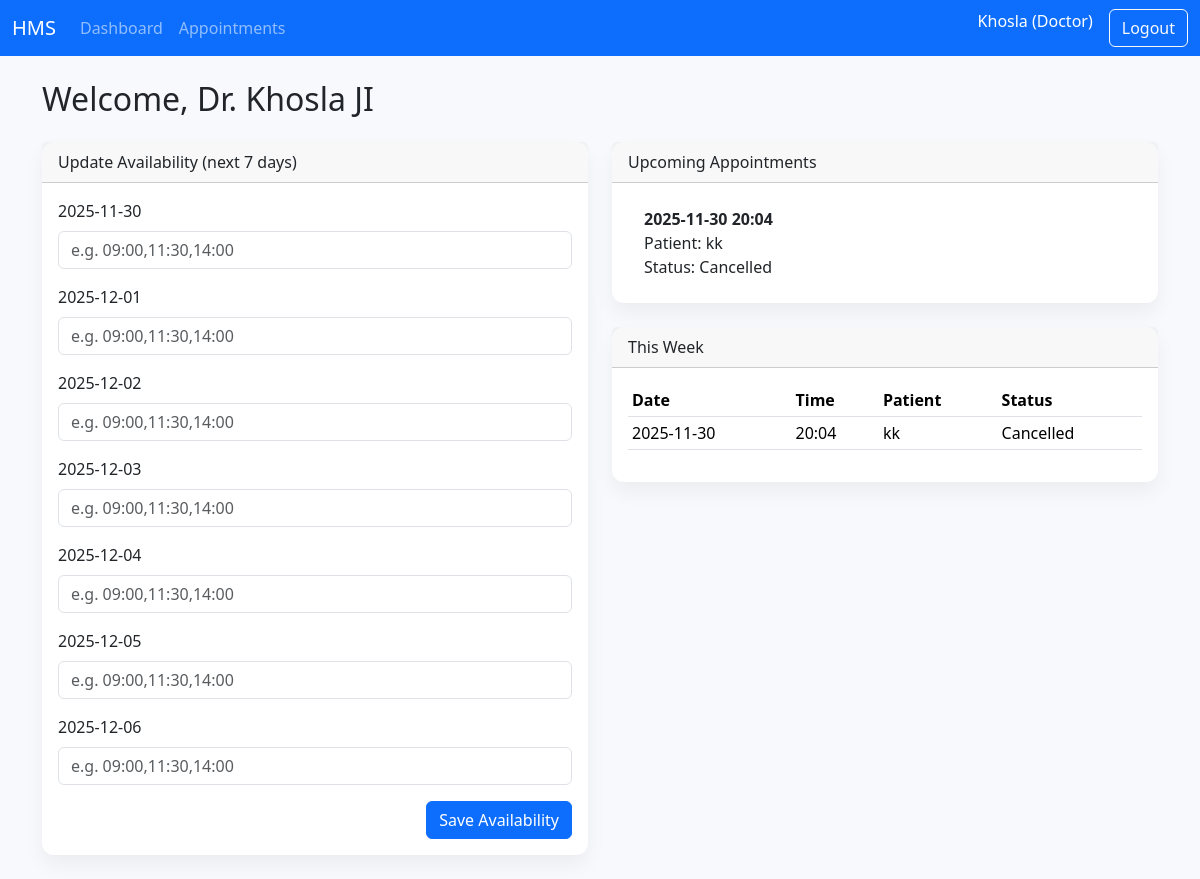
Page /doctor/dashboard (signed in) on the committed database.
### tables this page shows
CREATE TABLE users (
                id INTEGER PRIMARY KEY AUTOINCREMENT,
                username TEXT UNIQUE NOT NULL,
                email TEXT UNIQUE NOT NULL,
                password_hash TEXT NOT NULL,
                role TEXT NOT NULL CHECK (role IN ('admin','doctor','patient'))
            );

CREATE TABLE doctors (
                id INTEGER PRIMARY KEY AUTOINCREMENT,
                user_id INTEGER UNIQUE NOT NULL,
                full_name TEXT NOT NULL,
                department_id INTEGER,
                specialization TEXT NOT NULL,
                availability TEXT DEFAULT '',
                is_blacklisted INTEGER DEFAULT 0,
                FOREIGN KEY (user_id) REFERENCES users(id),
                FOREIGN KEY (department_id) REFERENCES departments(id)
            );

CREATE TABLE appointments (
                id INTEGER PRIMARY KEY AUTOINCREMENT,
                patient_id INTEGER NOT NULL,
                doctor_id INTEGER NOT NULL,
                date TEXT NOT NULL,
                time TEXT NOT NULL,
                status TEXT NOT NULL DEFAULT 'Booked',
                UNIQUE(doctor_id, date, time),
                FOREIGN KEY (patient_id) REFERENCES patients(id),
                FOREIGN KEY (doctor_id) REFERENCES doctors(id)
            );

CREATE TABLE patients (
                id INTEGER PRIMARY KEY AUTOINCREMENT,
                user_id INTEGER UNIQUE NOT NULL,
                full_name TEXT NOT NULL,
                age INTEGER,
                gender TEXT,
                contact TEXT,
                address TEXT,
                blood_group TEXT,
                emergency_contact TEXT,
                FOREIGN KEY (user_id) REFERENCES users(id)
            );

### doctor_routes.py (the view, shortened to what this page needs)
@doctor_bp.route("/dashboard", methods=["GET", "POST"])
@login_required
@role_required("doctor")
def dashboard():
    doctor = get_doctor()
    if not doctor:
        return redirect(url_for("auth.logout"))
    conn = get_db()
    week_dates = [
        (datetime.utcnow().date() + timedelta(days=i)).isoformat() for i in range(7)
    ]
    availability = load_availability(doctor)
    upcoming = conn.execute(
        """
        SELECT a.*, p.full_name AS patient_name
        FROM appointments a
        JOIN patients p ON a.patient_id = p.id
        WHERE a.doctor_id = ? AND date(a.date) >= date('now')
        ORDER BY a.date, a.time
        LIMIT 10
        """,
        (doctor["id"],),
    ).fetchall()
    week_end = (datetime.utcnow().date() + timedelta(days=7)).isoformat()
    weekly = conn.execute(
        """
        SELECT a.*, p.full_name AS patient_name
        FROM appointments a
        JOIN patients p ON a.patient_id = p.id
        WHERE a.doctor_id = ?
          AND date(a.date) BETWEEN date('now') AND date(?)
        ORDER BY a.date, a.time
        """,
        (doctor["id"], week_end),
    ).fetchall()
    return render_template(
        "doctor/dashboard.html",
        doctor=doctor,
        availability=availability,
        upcoming=upcoming,
        weekly=weekly,
        week_dates=week_dates,
    )

### database.py (called while the page is built)
def get_db():
    if "db" not in g:
        db_path = current_app.config["DATABASE"]
        g.db = sqlite3.connect(db_path)
        g.db.row_factory = sqlite3.Row
    return g.db

### doctor_routes.py (called while the page is built)
def get_doctor():
    doctor = fetch_doctor_by_user(current_user.id)
    if not doctor:
        flash("Doctor profile not found. Contact admin.", "danger")
        return None
    return doctor

def load_availability(doc_row):
    if not doc_row["availability"]:
        return {}
    try:
        return json.loads(doc_row["availability"])
    except json.JSONDecodeError:
        return {}

### models.py (called while the page is built)
def fetch_user_by_id(user_id):
    conn = get_db()
    user = conn.execute("SELECT * FROM users WHERE id = ?", (user_id,)).fetchone()
    return user

def fetch_doctor_by_user(user_id):
    conn = get_db()
    return conn.execute(
        "SELECT * FROM doctors WHERE user_id = ?", (user_id,)
    ).fetchone()

### utils.py (called while the page is built)
def role_required(role):
    def decorator(func):
        @wraps(func)
        def wrapper(*args, **kwargs):
            if not current_user.is_authenticated:
                flash("Please log in to continue.", "warning")
                return redirect(url_for("auth.login"))
            if current_user.role != role:
                flash("Unauthorized access.", "danger")
                return redirect(url_for(f"{current_user.role}.dashboard"))
            return func(*args, **kwargs)
        return wrapper
    return decorator

### templates/doctor/dashboard.html (shortened to what this page needs)
{% extends "base.html" %}
{% block content %}
<h2 class="mb-4">Welcome, Dr. {{ doctor['full_name'] }}</h2>
<div class="row g-4">
  <div class="col-lg-6">
    <div class="card h-100">
      <div class="card-header">Update Availability (next 7 days)</div>
      <div class="card-body">
        <form method="post">
          {% for day in week_dates %}
            <div class="mb-3">
              <label class="form-label">{{ day }}</label>
              <input
                type="text"
                class="form-control"
                name="slot_{{ day }}"
                placeholder="e.g. 09:00,11:30,14:00"
                value="{{ availability.get(day, [])|join(', ') }}"
              />
            </div>
          {% endfor %}
          <div class="text-end">
            <button class="btn btn-primary">Save Availability</button>
          </div>
        </form>
      </div>
    </div>
  </div>
  <div class="col-lg-6">
    <div class="card mb-4">
      <div class="card-header">Upcoming Appointments</div>
      <div class="card-body">
        <ul class="list-group list-group-flush">
          {% for item in upcoming %}
            <li class="list-group-item">
              <strong>{{ item['date'] }} {{ item['time'] }}</strong>
              <div>Patient: {{ item['patient_name'] }}</div>
              <div>Status: {{ item['status'] }}</div>
            </li>
          {% else %}
            <li class="list-group-item text-center">No upcoming appointments.</li>
          {% endfor %}
        </ul>
      </div>
    </div>
    <div class="card">
      <div class="card-header">This Week</div>
      <div class="card-body">
        <div class="table-responsive">
          <table class="table table-sm">
            <thead>
              <tr>
                <th>Date</th>
                <th>Time</th>
                <th>Patient</th>
                <th>Status</th>
              </tr>
            </thead>
            <tbody>
              {% for appt in weekly %}
                <tr>
                  <td>{{ appt['date'] }}</td>
                  <td>{{ appt['time'] }}</td>
                  <td>{{ appt['patient_name'] }}</td>
                  <td>{{ appt['status'] }}</td>
                </tr>
              {% else %}
                <tr>
                  <td colspan="4" class="text-center">No appointments.</td>
                </tr>
              {% endfor %}
            </tbody>
          </table>
        </div>
      </div>
    </div>
  </div>
</div>
{% endblock %}

### templates/base.html (shortened to what this page needs)
<!doctype html>
<html lang="en">
  <head>
    <link
      href="https://cdn.jsdelivr.net/npm/bootstrap@5.3.3/dist/css/bootstrap.min.css"
      rel="stylesheet"
    />
    <link rel="stylesheet" href="{{ url_for('static', filename='css/style.css') }}" />
  </head>
  <body>
    <nav class="navbar navbar-expand-lg navbar-dark bg-primary">
      <div class="container-fluid">
        <a class="navbar-brand" href="/">HMS</a>
        <div class="collapse navbar-collapse" id="navbarNav">
          <ul class="navbar-nav me-auto">
            {% if current_user.is_authenticated %}
              {% if current_user.role == 'admin' %}
                <li class="nav-item">
                  <a class="nav-link" href="{{ url_for('admin.dashboard') }}">Dashboard</a>
                </li>
                <li class="nav-item">
                  <a class="nav-link" href="{{ url_for('admin.doctors') }}">Doctors</a>
                </li>
                <li class="nav-item">
                  <a class="nav-link" href="{{ url_for('admin.appointments') }}">Appointments</a>
                </li>
              {% elif current_user.role == 'doctor' %}
                <li class="nav-item">
                  <a class="nav-link" href="{{ url_for('doctor.dashboard') }}">Dashboard</a>
                </li>
                <li class="nav-item">
                  <a class="nav-link" href="{{ url_for('doctor.appointments') }}">Appointments</a>
                </li>
              {% endif %}
            {% endif %}
          </ul>
          <ul class="navbar-nav">
            {% if current_user.is_authenticated %}
              <li class="nav-item">
                <span class="navbar-text text-white me-3">
                  {{ current_user.username }} ({{ current_user.role|title }})
                </span>
              </li>
              <li class="nav-item">
                <a class="btn btn-outline-light" href="{{ url_for('auth.logout') }}">Logout</a>
              </li>
            {% endif %}
          </ul>
        </div>
      </div>
    </nav>
    <main class="container my-4">
      {% block content %}{% endblock %}
    </main>
  </body>
</html>

### static/css/style.css (style rules this page uses)
body { background-color: #f7f9fc; }
.card { border-radius: 0.75rem; border: none; box-shadow: 0 10px 20px rgba(0, 0, 0, 0.05); }

### rows in the picture
users: username "Khosla", role "Doctor"
doctors: full_name "Khosla JI"
appointments: date "2025-11-30", time "20:04", patient_name "kk", status "Cancelled"

### other values in the picture
{{ day }} "2025-11-30" "2025-12-01" "2025-12-02" "2025-12-03" "2025-12-04" "2025-12-05" "2025-12-06"
